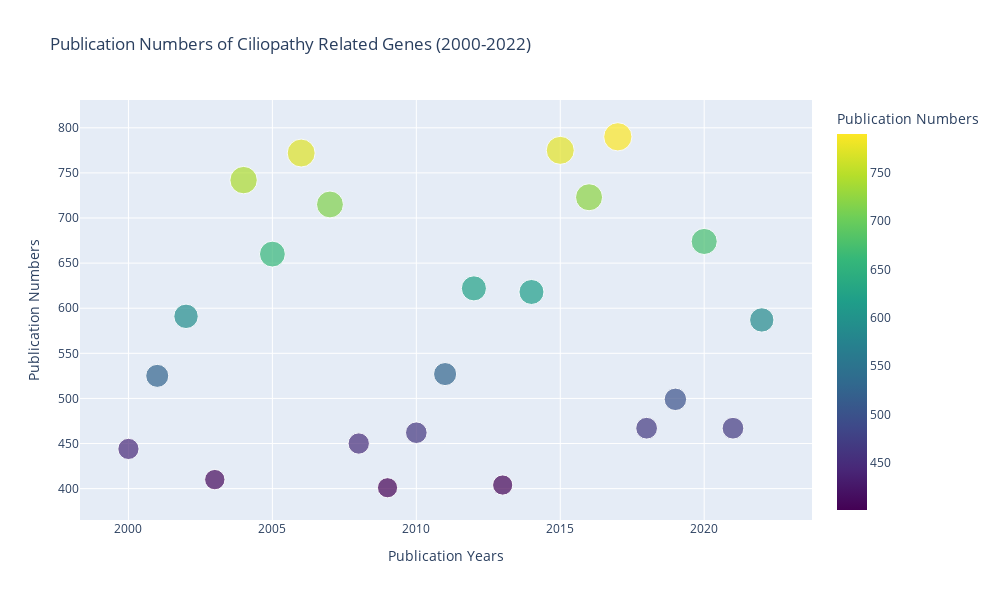

The notebook cell this image was saved under:
### Code cell
import plotly.express as px
import pandas as pd
import random

import plotly.express as px
import pandas as pd
import random

# 生成测试数据
years = list(range(2000, 2023))
publications = [random.randint(400, 800) for _ in years]
keywords = [f"Keyword_{year}" for year in years]
numbers = [random.randint(1, 10) for _ in years]

data = {'Year': years, 'Publications': publications, 'Keywords': keywords, 'Numbers': numbers}

df = pd.DataFrame(data)

# 使用plotly进行绘图
fig = px.scatter(df, 
                 x='Year', 
                 y='Publications', 
                 size='Publications',
                 color='Publications',
                 hover_name='Year',
                 hover_data=['Keywords', 'Numbers'],  # 添加了Keywords和Numbers到悬浮数据中
                 size_max=20,
                 title='Publication Numbers of Ciliopathy Related Genes (2000-2022)',
                 labels={"Publications": "Publication Numbers", "Year": "Publication Years"},
                 color_continuous_scale=px.colors.sequential.Viridis)


fig.update_layout(
    # font=dict(family="Arial", size=14),
    # template="plotly_white",
    # template="simple_white",
    width=1000,  # 图表宽度
    height=600,  # 图表高度
)

# 显示图表
fig.show()

### Figure 1 — Plotly figure (JSON) as saved in the notebook; plotly's stock layout.template omitted (floating-point values rounded to 4 significant figures)
{"data": [{"customdata": [["Keyword_2000", 1], ["Keyword_2001", 6], ["Keyword_2002", 2], ["Keyword_2003", 8], ["Keyword_2004", 10], ["Keyword_2005", 6], ["Keyword_2006", 10], ["Keyword_2007", 3], ["Keyword_2008", 8], ["Keyword_2009", 10], ["Keyword_2010", 4], ["Keyword_2011", 7], ["Keyword_2012", 9], ["Keyword_2013", 2], ["Keyword_2014", 9], ["Keyword_2015", 6], ["Keyword_2016", 4], ["Keyword_2017", 8], ["Keyword_2018", 9], ["Keyword_2019", 4], ["Keyword_2020", 10], ["Keyword_2021", 2], ["Keyword_2022", 7]], "hovertemplate": "<b>%{hovertext}</b><br><br>Publication Years=%{x}<br>Publication Numbers=%{marker.color}<br>Keywords=%{customdata[0]}<br>Numbers=%{customdata[1]}<extra></extra>", "hovertext": [2000, 2001, 2002, 2003, 2004, 2005, 2006, 2007, 2008, 2009, 2010, 2011, 2012, 2013, 2014, 2015, 2016, 2017, 2018, 2019, 2020, 2021, 2022], "legendgroup": "", "marker": {"color": [444, 525, 591, 410, 742, 660, 772, 715, 450, 401, 462, 527, 622, 404, 618, 775, 723, 790, 467, 499, 674, 467, 587], "coloraxis": "coloraxis", "size": [444, 525, 591, 410, 742, 660, 772, 715, 450, 401, 462, 527, 622, 404, 618, 775, 723, 790, 467, 499, 674, 467, 587], "sizemode": "area", "sizeref": 1.975, "symbol": "circle"}, "mode": "markers", "name": "", "orientation": "v", "showlegend": false, "type": "scatter", "x": [2000, 2001, 2002, 2003, 2004, 2005, 2006, 2007, 2008, 2009, 2010, 2011, 2012, 2013, 2014, 2015, 2016, 2017, 2018, 2019, 2020, 2021, 2022], "xaxis": "x", "y": [444, 525, 591, 410, 742, 660, 772, 715, 450, 401, 462, 527, 622, 404, 618, 775, 723, 790, 467, 499, 674, 467, 587], "yaxis": "y"}], "layout": {"coloraxis": {"colorbar": {"title": {"text": "Publication Numbers"}}, "colorscale": [[0, "#440154"], [0.1111, "#482878"], [0.2222, "#3e4989"], [0.3333, "#31688e"], [0.4444, "#26828e"], [0.5556, "#1f9e89"], [0.6667, "#35b779"], [0.7778, "#6ece58"], [0.8889, "#b5de2b"], [1, "#fde725"]]}, "height": 600, "legend": {"itemsizing": "constant", "tracegroupgap": 0}, "title": {"text": "Publication Numbers of Ciliopathy Related Genes (2000-2022)"}, "width": 1000, "xaxis": {"anchor": "y", "domain": [0, 1], "title": {"text": "Publication Years"}}, "yaxis": {"anchor": "x", "domain": [0, 1], "title": {"text": "Publication Numbers"}}}}
